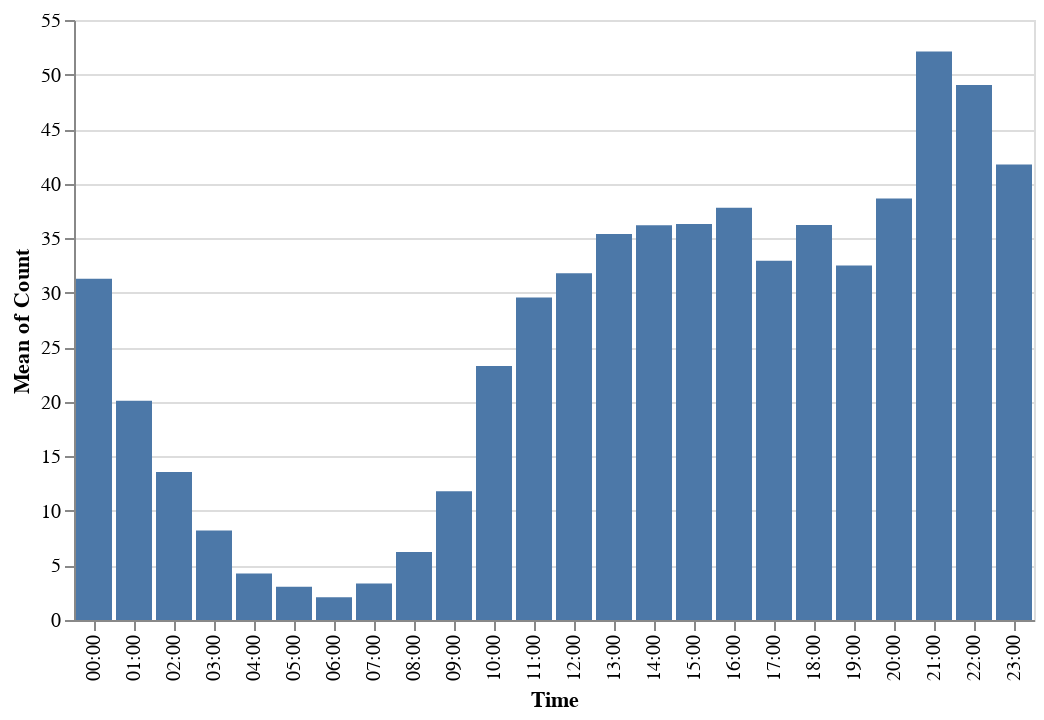

Notebook code cell kept with this figure:
### Code cell
fall21hist

### Figure 1 — Vega-Lite specification as saved in the notebook (floating-point values rounded to 4 significant figures; data arrays with more than 128 entries replaced by an {"elided": "..."} marker saying what was removed)
{"config": {"view": {"continuousWidth": 400, "continuousHeight": 300}}, "data": {"name": "data-866e80e030ea2290cb45a02b8744eb9c"}, "mark": "bar", "encoding": {"tooltip": [{"type": "nominal", "aggregate": "mean", "field": "Count"}], "x": {"type": "ordinal", "field": "Time"}, "y": {"type": "quantitative", "aggregate": "mean", "field": "Count"}}, "$schema": "https://vega.github.io/schema/vega-lite/v4.8.1.json", "datasets": {"data-866e80e030ea2290cb45a02b8744eb9c": {"elided": "2130 records"}}}
